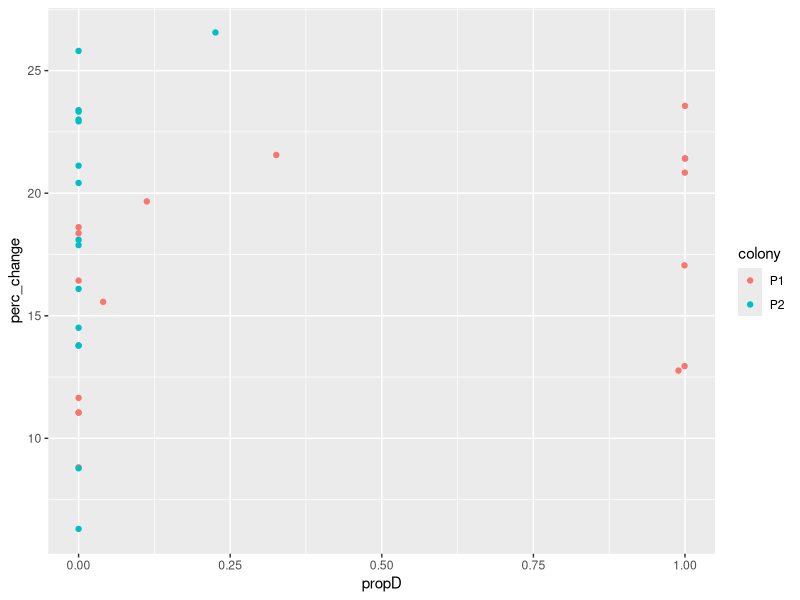
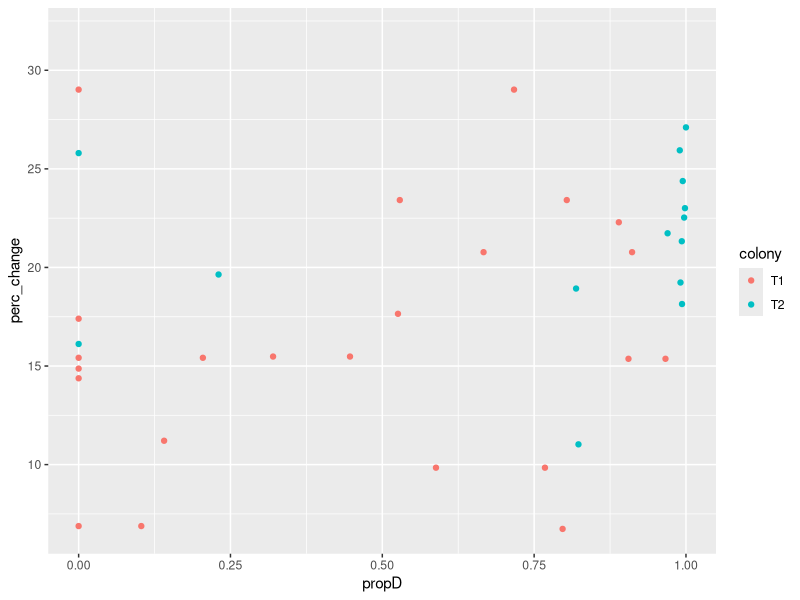

The R source for these figures, in order:
library(tidyverse)
propD<-read_csv("Data/qPCR/proportionD.csv")

bw_mastersheet <- read_csv("Data/Buoyant_Weight/bw_mastersheet.csv") %>%
  mutate(species = str_sub(FragID, 1, 1),
         colony = str_sub(FragID, 1, 2)) %>%
          full_join(propD)
#full_join(symdat)
  

df <- bw_mastersheet %>%
  group_by(FragID,colony, species, propD) %>%
  summarise(perc_change = (weight[TimePoint == 3] -weight[TimePoint == 1])/(weight[TimePoint == 1])*100)
  #summarise(perc_change = (weight[TimePoint == 2] -weight[TimePoint == 1])/(weight[TimePoint == 1])*100)
#group_By<- tidyverse function that uses column names (no spaces, lower case etc), to make certain cgoups 
df %>%
  filter(species == "P") %>%
  ggplot(aes(x=propD, y=perc_change, color = colony))+geom_point()#for P1 & P2
df %>%
  filter(species == "T") %>%
  ggplot(aes(x=propD, y=perc_change, color = colony))+geom_point()

mod<-lm(perc_change ~ propD*colony, data = filter(df, species == "T"))
anova(mod)
